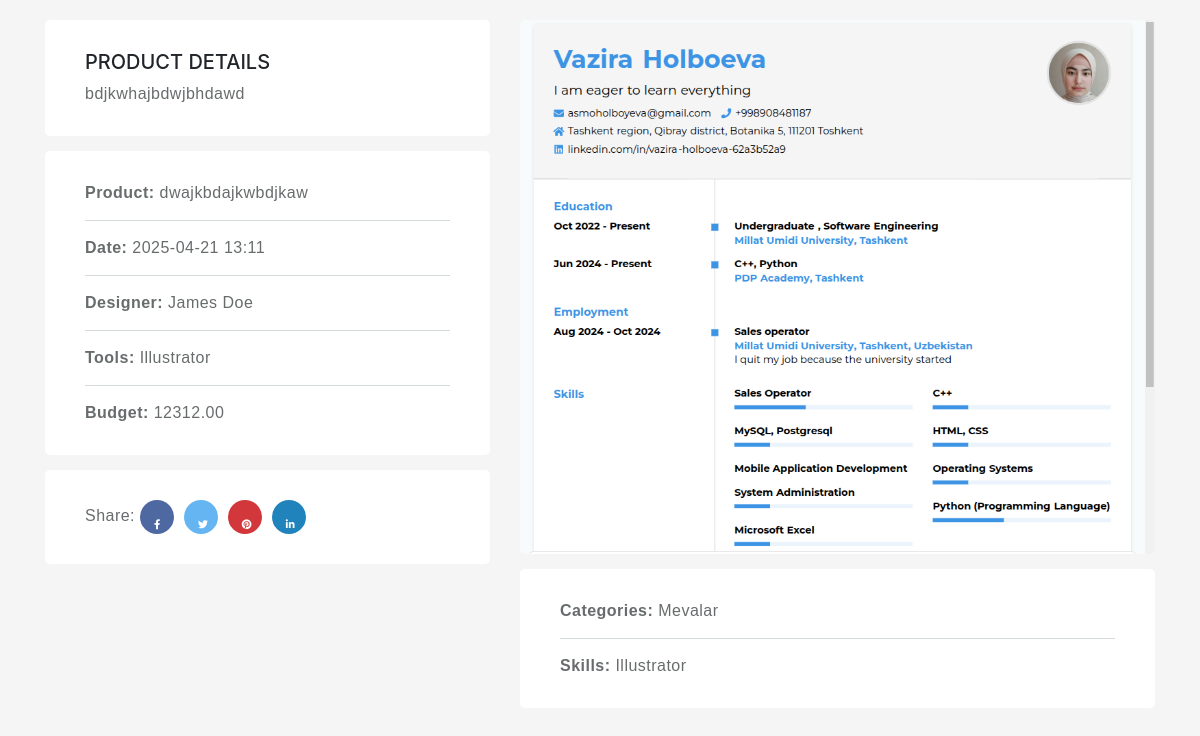
/product/1/, run on the app's committed database.
### apps/models.py (models this page shows)
class Product(Model):
    name = CharField(max_length=100)
    price = DecimalField(max_digits=10, decimal_places=2)
    description = TextField()
    category = ForeignKey(Category, on_delete=CASCADE, related_name='products')
    created_at = DateTimeField(auto_now=True)
    updated_at = DateTimeField(auto_now_add=True)

class ProductImage(Model):
    product = ForeignKey(Product, on_delete=CASCADE, related_name='images')
    image = ImageField(upload_to='images/', null=True, blank=True)

class Category(Model):
    name = CharField(max_length=100)

### apps/views.py (the view)
# urls.py: path('product/<int:pk>/', ProductDetailView.as_view(), name='product-detail'),
class ProductDetailView(DetailView):
    queryset = Product.objects.all()
    context_object_name = 'product'
    template_name = 'apps/product_detail.html'

### templates/apps/product_detail.html (shortened to what this page needs)
<!DOCTYPE html>
<html
        lang="en">
<head
        itemscope="" itemtype="http://schema.org/WebSite">
</head>
<body>
<div
        id="snippetContent">
    <link
            rel="stylesheet" href="https://cdn.jsdelivr.net/npm/bootstrap@4.4.1/dist/css/bootstrap.min.css">
    <link
            rel="stylesheet" href="https://cdnjs.cloudflare.com/ajax/libs/font-awesome/5.12.1/css/all.min.css"
/>
    <div
            class="container">
        <div
                class="row">
            <div
                    class="col-md-5">
                <div
                        class="project-info-box mt-0"><h5>PRODUCT DETAILS</h5>
                    <p
                            class="mb-0">{{ product.description }}</p></div>
                <div
                        class="project-info-box"><p><b>Product:</b> {{ product.name }}</p>
                    <p><b>Date:</b> {{ product.created_at|date:'Y-m-d H:i' }}</p>
                    <p><b>Designer:</b> James Doe</p>
                    <p><b>Tools:</b> Illustrator</p>
                    <p
                            class="mb-0"><b>Budget:</b> {{ product.price }}</p></div>
                <div
                        class="project-info-box mt-0 mb-0"><p
                        class="mb-0"> <span
                        class="fw-bold mr-10 va-middle hide-mobile">Share:</span> <a
                        href="#x" class="btn btn-xs btn-facebook btn-circle btn-icon mr-5 mb-0"><i
                        class="fab fa-facebook-f"></i></a> <a
                        href="#x" class="btn btn-xs btn-twitter btn-circle btn-icon mr-5 mb-0"><i
                        class="fab fa-twitter"></i></a> <a
                        href="#x" class="btn btn-xs btn-pinterest btn-circle btn-icon mr-5 mb-0"><i
                        class="fab fa-pinterest"></i></a> <a
                        href="#x" class="btn btn-xs btn-linkedin btn-circle btn-icon mr-5 mb-0"><i
                        class="fab fa-linkedin-in"></i></a></p></div>
            </div>
            <div
                    class="col-md-7"><img
                    src="{{ product.images.first.image.url }}" alt="project-image" class="rounded">
                <div
                        class="project-info-box"><p><b>Categories:</b> {{ product.category.name }}</p>
                    <p><b>Skills:</b> Illustrator</p></div>
            </div>
        </div>
    </div>
</div>
</body>
</html>

### templates/apps/product_detail.html (style rules this page uses)
body { background: #f5f5f5; margin-top: 20px; }
.project-info-box { margin: 15px 0; background-color: #fff; padding: 30px 40px; border-radius: 5px; }
.project-info-box p { margin-bottom: 15px; padding-bottom: 15px; border-bottom: 1px solid #d5dadb; }
.project-info-box p:last-child { margin-bottom: 0; padding-bottom: 0; border-bottom: none; }
img { width: 100%; max-width: 100%; height: auto; -webkit-backface-visibility: hidden; }
.rounded { border-radius: 5px !important; }
.btn-xs.btn-icon { width: 34px; height: 34px; max-width: 34px !important; max-height: 34px !important; font-size: 10px; line-height: 34px; }
.btn-facebook, .btn-facebook:active, .btn-facebook:focus { color: #fff !important; background: #4e68a1; border: 2px solid #4e68a1; }
.btn-twitter, .btn-twitter:active, .btn-twitter:focus { color: #fff !important; background: #65b5f2; border: 2px solid #65b5f2; }
.btn-linkedin, .btn-linkedin:active, .btn-linkedin:focus { color: #fff !important; background: #2083bc; border: 2px solid #2083bc; }
.btn-pinterest, .btn-pinterest:active, .btn-pinterest:focus { color: #fff !important; background: #d2373b; border: 2px solid #d2373b; }
.btn-xs.btn-icon span, .btn-xs.btn-icon i { line-height: 34px; }
.btn-icon.btn-circle span, .btn-icon.btn-circle i { margin-top: -1px; margin-right: -1px; }
.btn-icon i { margin-top: -1px; }
.btn-icon span, .btn-icon i { display: block; line-height: 50px; }
a.btn, a.btn-social { display: inline-block; }
.mr-5 { margin-right: 5px !important; }
.mb-0 { margin-bottom: 0 !important; }
.btn-circle { border-radius: 50% !important; }
p { font-family: "Barlow", sans-serif !important; font-weight: 300; font-size: 1rem; color: #686c6d; letter-spacing: 0.03rem; margin-bottom: 10px; }
b, strong { font-weight: 700 !important; }

### data on the page
Product: description "bdjkwhajbdwjbhdawd", name "dwajkbdajkwbdjkaw", created_at "2025-04-21 13:11", price "12312.00", images.first.image (picture), category.name "Mevalar"
